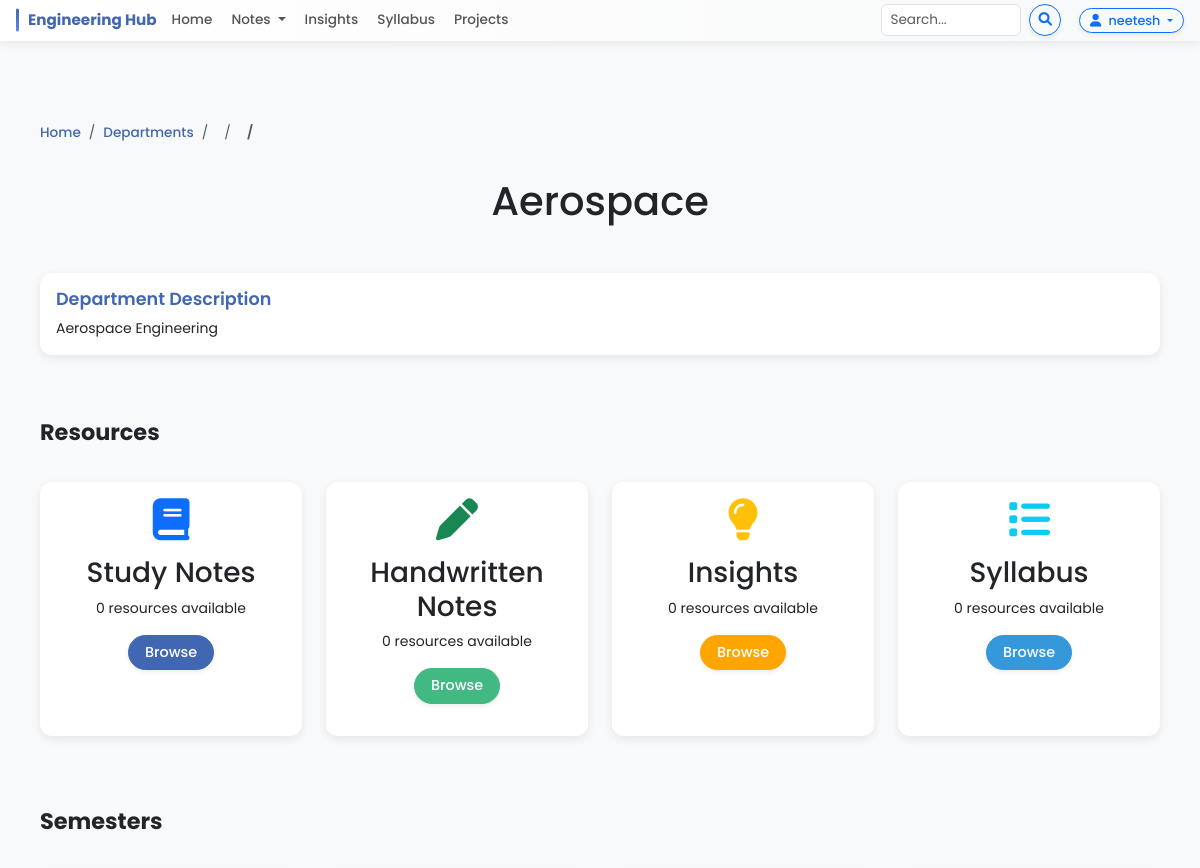
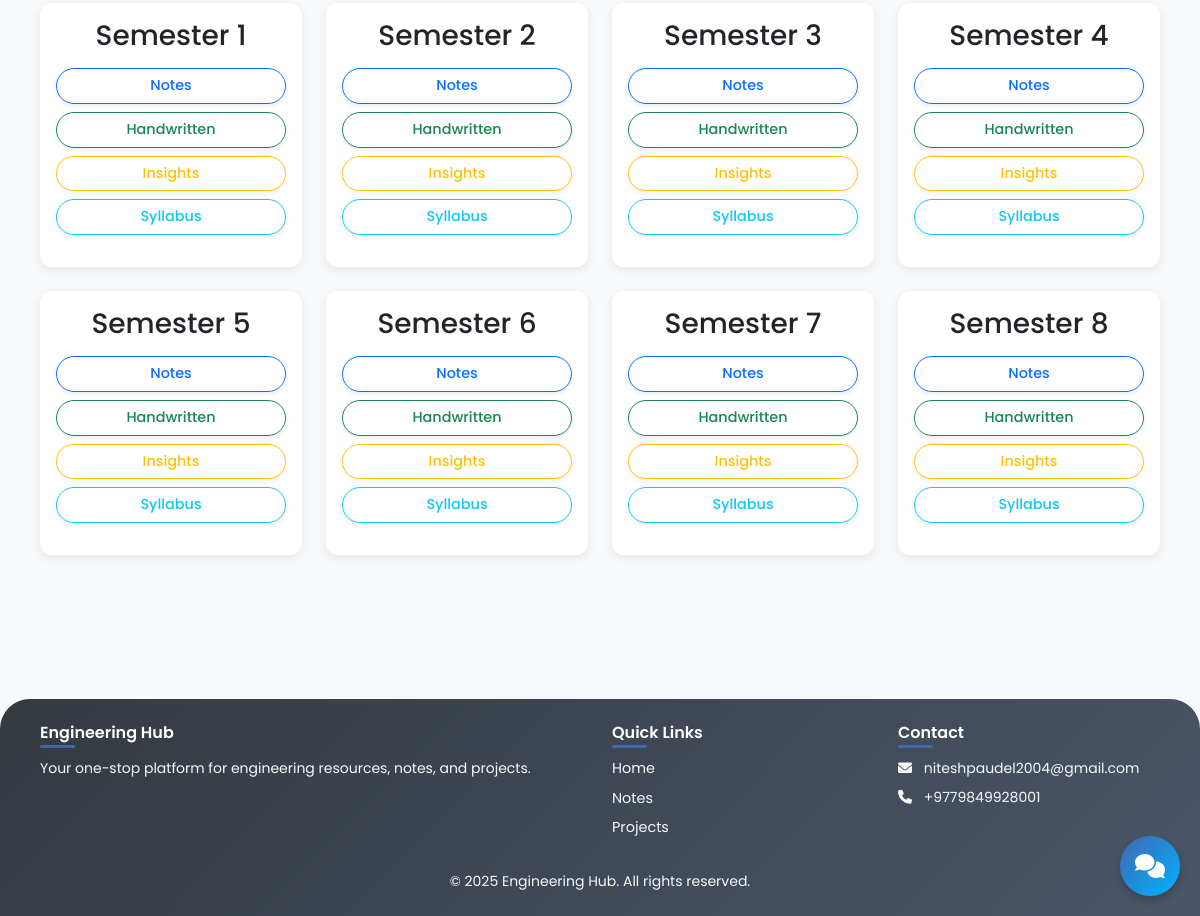
/departments/13/ (signed in), run on the app's committed database (2 pictures, top to bottom).
### notes/models.py (models this page shows, shortened)
class Department(models.Model):
    name = models.CharField(max_length=100)
    slug = models.SlugField(max_length=100, unique=True, blank=True, null=True)
    description = models.TextField(blank=True, null=True)

class Semester(models.Model):
    department = models.ForeignKey(Department, on_delete=models.CASCADE, related_name='semesters')
    number = models.PositiveIntegerField()
    class Meta:
        unique_together = ['department', 'number']
        ordering = ['department', 'number']

### notes/views.py (the view)
# urls.py: path('departments/<int:dept_id>/', views.department_detail, name='department_detail'),  # Path: /departments/1/
def department_detail(request, dept_id):
    department = get_object_or_404(Department, id=dept_id)
    semesters = Semester.objects.filter(department=department).order_by('number')
    resources_by_type = {
        'notes': Resource.objects.filter(department=department, resource_type='notes').count(),
        'handwritten': Resource.objects.filter(department=department, resource_type='handwritten').count(),
        'insight': Resource.objects.filter(department=department, resource_type='insight').count(),
        'syllabus': Resource.objects.filter(department=department, resource_type='syllabus').count()
    }
    context = {
        'department': department,
        'semesters': semesters,
        'resources_by_type': resources_by_type
    }
    return render(request, 'department_detail.html', context)

### templates/department_detail.html (shortened to what this page needs)
{% extends 'base.html' %}
{% block content %}
<div class="container py-5">
    <div class="mb-4">
        <nav aria-label="breadcrumb">
            <ol class="breadcrumb">
                <li class="breadcrumb-item"><a href="{% url 'home' %}">Home</a></li>
                <li class="breadcrumb-item"><a href="{% url 'departments' %}">Departments</a></li>
                <li class="breadcrumb-item">
                </li>
                <li class="breadcrumb-item">
                </li>
                <li class="breadcrumb-item active">{{ resource.title }}</li>
            </ol>
        </nav>
    </div>
    <h1 class="text-center mb-5">{{ department.name }}</h1>
    {% if department.description %}
    <div class="row mb-5">
        <div class="col">
            <div class="card">
                <div class="card-body">
                    <h5 class="card-title">Department Description</h5>
                    <p class="card-text">{{ department.description }}</p>
                </div>
            </div>
        </div>
    </div>
    {% endif %}
    <div class="row mb-5">
        <div class="col">
            <h2 class="mb-4">Resources</h2>
            <div class="row">
                <div class="col-md-3 mb-4">
                    <div class="card h-100">
                        <div class="card-body text-center">
                            <i class="fas fa-book fa-3x mb-3 text-primary"></i>
                            <h3>Study Notes</h3>
                            <p>{{ resources_by_type.notes }} resources available</p>
                            <a href="{% url 'notes_department' department.id %}" class="btn btn-primary">Browse</a>
                        </div>
                    </div>
                </div>
                <div class="col-md-3 mb-4">
                    <div class="card h-100">
                        <div class="card-body text-center">
                            <i class="fas fa-pen fa-3x mb-3 text-success"></i>
                            <h3>Handwritten Notes</h3>
                            <p>{{ resources_by_type.handwritten }} resources available</p>
                            <a href="{% url 'handwritten_department' department.id %}" class="btn btn-success">Browse</a>
                        </div>
                    </div>
                </div>
                <div class="col-md-3 mb-4">
                    <div class="card h-100">
                        <div class="card-body text-center">
                            <i class="fas fa-lightbulb fa-3x mb-3 text-warning"></i>
                            <h3>Insights</h3>
                            <p>{{ resources_by_type.insight }} resources available</p>
                            <a href="{% url 'insights_department' department.id %}" class="btn btn-warning">Browse</a>
                        </div>
                    </div>
                </div>
                <div class="col-md-3 mb-4">
                    <div class="card h-100">
                        <div class="card-body text-center">
                            <i class="fas fa-list fa-3x mb-3 text-info"></i>
                            <h3>Syllabus</h3>
                            <p>{{ resources_by_type.syllabus }} resources available</p>
                            <a href="{% url 'syllabus_department' department.id %}" class="btn btn-info text-white">Browse</a>
                        </div>
                    </div>
                </div>
            </div>
        </div>
    </div>
    <div class="row">
        <div class="col">
            <h2 class="mb-4">Semesters</h2>
            <div class="row">
                {% for semester in semesters %}
                <div class="col-md-3 mb-4">
                    <div class="card h-100">
                        <div class="card-body text-center">
                            <h3>Semester {{ semester.number }}</h3>
                            <div class="d-grid gap-2 mt-3">
                                <a href="{% url 'notes_list' department.id semester.id %}" class="btn btn-sm btn-outline-primary">Notes</a>
                                <a href="{% url 'handwritten_list' department.id semester.id %}" class="btn btn-sm btn-outline-success">Handwritten</a>
                                <a href="{% url 'insights_list' department.id semester.id %}" class="btn btn-sm btn-outline-warning">Insights</a>
                                <a href="{% url 'syllabus_list' department.id semester.id %}" class="btn btn-sm btn-outline-info">Syllabus</a>
                            </div>
                        </div>
                    </div>
                </div>
                {% endfor %}
            </div>
        </div>
    </div>
</div>
{% endblock %}

### templates/base.html (shortened to what this page needs)
{% load static %}
<!DOCTYPE html>
<html lang="en">
<head>
    <link href="https://cdn.jsdelivr.net/npm/bootstrap@5.3.0/dist/css/bootstrap.min.css" rel="stylesheet">
    <link rel="stylesheet" href="https://cdnjs.cloudflare.com/ajax/libs/font-awesome/6.0.0/css/all.min.css">
    <link rel="stylesheet" href="{% static 'css/style.css' %}">
    <link rel="stylesheet" href="{% static 'chatbot/css/chatbot.css' %}">
</head>
<body>
    <nav class="navbar navbar-expand-lg navbar-light bg-light">
        <div class="container-fluid px-2 px-lg-3">
            <a class="navbar-brand" href="{% url 'home' %}">Engineering Hub</a>
            <div class="collapse navbar-collapse" id="navbarNav">
                <ul class="navbar-nav me-auto">
                    <li class="nav-item">
                        <a class="nav-link {% if request.path == '/' %}active{% endif %}" href="{% url 'home' %}">Home</a>
                    </li>
                    <li class="nav-item dropdown">
                        <a class="nav-link dropdown-toggle {% if 'notes' in request.path %}active{% endif %}" href="#"
                           role="button" data-bs-toggle="dropdown" aria-expanded="false">
                            Notes
                        </a>
                    </li>
                    <li class="nav-item">
                        <a class="nav-link {% if 'insights' in request.path %}active{% endif %}" href="{% url 'insights' %}">Insights</a>
                    </li>
                    <li class="nav-item">
                        <a class="nav-link {% if 'syllabus' in request.path %}active{% endif %}" href="{% url 'syllabus' %}">Syllabus</a>
                    </li>
                    <li class="nav-item">
                        <a class="nav-link {% if 'projects' in request.path %}active{% endif %}" href="{% url 'projects' %}">Projects</a>
                    </li>
                </ul>
                <div class="d-flex me-2 search-form">
                    <form class="d-flex" action="{% url 'search' %}" method="GET">
                        <input class="form-control me-2" type="search" placeholder="Search..." name="q"
                               aria-label="Search" value="{{ request.GET.q|default:'' }}">
                        <button class="btn btn-sm btn-outline-primary" type="submit">
                            <i class="fas fa-search"></i>
                        </button>
                    </form>
                </div>
                <div class="d-flex auth-buttons">
                    {% if user.is_authenticated %}
                        <div class="dropdown">
                            <button class="btn btn-sm btn-outline-primary dropdown-toggle" type="button"
                                    id="userDropdown" data-bs-toggle="dropdown" aria-expanded="false">
                                <i class="fas fa-user me-1"></i> {{ user.username }}
                            </button>
                        </div>
                    {% else %}
                        <a href="{% url 'login' %}" class="btn btn-sm btn-outline-primary me-2">Login</a>
                        <a href="{% url 'register' %}" class="btn btn-sm btn-outline-success">Register</a>
                    {% endif %}
                </div>
            </div>
        </div>
    </nav>
    <main class="py-4">
        {% block content %}{% endblock %}
    </main>
    <footer class="bg-dark text-light py-4 mt-5">
        <div class="container">
            <div class="row">
                <div class="col-md-6">
                    <h5>Engineering Hub</h5>
                    <p>Your one-stop platform for engineering resources, notes, and projects.</p>
                </div>
                <div class="col-md-3">
                    <h5>Quick Links</h5>
                    <ul class="list-unstyled">
                        <li><a href="{% url 'home' %}" class="text-light">Home</a></li>
                        <li><a href="{% url 'notes' %}" class="text-light">Notes</a></li>
                        <li><a href="{% url 'projects' %}" class="text-light">Projects</a></li>
                    </ul>
                </div>
                <div class="col-md-3">
                    <h5>Contact</h5>
                    <ul class="list-unstyled">
                        <li><i class="fas fa-envelope me-2"></i> niteshpaudel2004@gmail.com</li>
                        <li><i class="fas fa-phone me-2"></i> +9779849928001</li>
                    </ul>
                </div>
            </div>
            <div class="row mt-3">
                <div class="col-12 text-center">
                    <p class="mb-0">&copy; {% now "Y" %} Engineering Hub. All rights reserved.</p>
                </div>
            </div>
        </div>
    </footer>
    {% include 'chatbot/chatbot.html' %}
</body>
</html>

### static/css/style.css (style rules this page uses)
body { font-family: 'Poppins', sans-serif; background-color: #f8f9fa; min-height: 100vh; display: flex; flex-direction: column; font-size: 14px; }
main { flex: 1; opacity: 1; transition: opacity 0.5s ease; }
.navbar { box-shadow: 0 2px 10px rgba(0, 0, 0, 0.08); padding: 4px 0; background: linear-gradient(to right, #ffffff, #f8f9fa) !important; padding-left: 0; }
.navbar .container-fluid { padding-left: 5px; padding-right: 5px; }
.navbar-brand { font-weight: 700; color: #4267B2; font-size: 0.95rem; position: relative; padding-left: 12px; margin-right: 8px; }
.navbar-brand:before { content: ''; position: absolute; left: 0; top: 50%; transform: translateY(-50%); width: 3px; height: 70%; background: linear-gradient(to bottom, #4267B2, #5E8AE5); border-radius: 2px; }
.nav-link { font-weight: 500; color: #555; margin: 0 1px; transition: all 0.3s; padding: 2px 6px !important; border-radius: 5px; font-size: 0.85rem; }
.navbar .form-control { height: 2rem; font-size: 0.85rem; width: 160px !important; padding: 0.25rem 0.5rem; }
.navbar .btn { padding: 2px 8px; font-size: 0.85rem; }
.navbar .auth-buttons .btn { padding: 2px 10px; font-size: 0.8rem; margin-left: 5px; }
.card { border: none; border-radius: 12px; box-shadow: 0 3px 10px rgba(0,0,0,0.08); transition: transform 0.3s, box-shadow 0.3s; margin-bottom: 16px; overflow: hidden; }
.card-title { color: #4267B2; font-weight: 600; font-size: 1.1rem; }
.btn { border-radius: 30px; padding: 6px 16px; font-weight: 500; box-shadow: 0 2px 5px rgba(0,0,0,0.08); transition: all 0.3s ease; font-size: 0.9rem; }
.btn-primary { background-color: #4267B2; border-color: #4267B2; }
.btn-success { background-color: #42b883; border-color: #42b883; }
.btn-warning { background-color: #FFA500; border-color: #FFA500; color: white; }
.btn-info { background-color: #3498db; border-color: #3498db; color: white; }
footer { background: linear-gradient(135deg, #343a40, #4a5568) !important; padding: 30px 0 15px; margin-top: auto; border-top-left-radius: 30px; border-top-right-radius: 30px; }
footer h5 { color: #ffffff; margin-bottom: 16px; font-weight: 600; position: relative; display: inline-block; font-size: 1rem; }
footer h5:after { content: ''; position: absolute; left: 0; bottom: -6px; width: 35px; height: 3px; background-color: #4267B2; border-radius: 3px; }
footer ul li { margin-bottom: 8px; }
footer ul li a { transition: all 0.3s; text-decoration: none; font-size: 0.9rem; }
h2 { font-weight: 700; margin-bottom: 25px; position: relative; padding-bottom: 12px; font-size: 1.4rem; }
.breadcrumb { background-color: transparent; padding: 10px 0; font-size: 0.85rem; }
.breadcrumb-item a { color: #4267B2; font-weight: 500; text-decoration: none; }
.breadcrumb-item.active { font-weight: 600; }
.navbar-nav { display: flex; align-items: center; }
.navbar-nav .nav-item { margin-right: 5px; }
.navbar .auth-buttons { margin-left: 5px; }
.container { padding-right: 10px; padding-left: 10px; }
@media (max-width: 1200px) { .navbar .form-control { width: 140px !important; } }

### data on the page
Department: name "Aerospace", description "Aerospace Engineering"
Semester: number "1"
Semester: number "2"
Semester: number "3"
Semester: number "4"
Semester: number "5"
Semester: number "6"
Semester: number "7"
Semester: number "8"

### other printed values
{{ user.username }} "neetesh"
{{ resources_by_type.notes }} "0"
{{ resources_by_type.handwritten }} "0"
{{ resources_by_type.insight }} "0"
{{ resources_by_type.syllabus }} "0"
